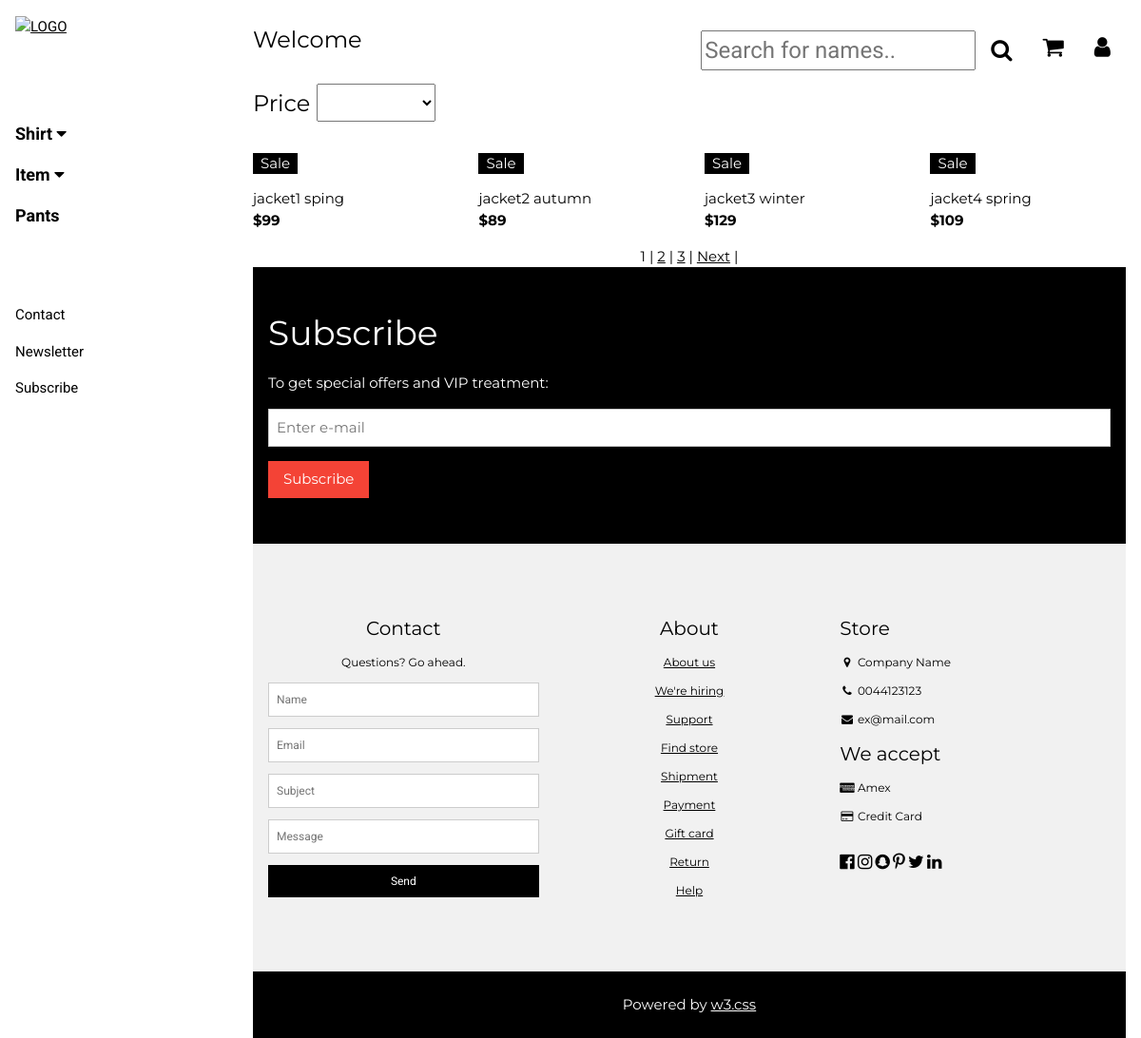
The app's page /jacket.php with its own data.
### tables this page shows
CREATE TABLE `sanpham` (
  `maSP` int(30) NOT NULL,
  `maloaiSP` int(11) NOT NULL,
  `thongtinSP` varchar(100) NOT NULL,
  `tenSP` varchar(30) NOT NULL,
  `giaSP` int(11) NOT NULL,
  `hinhanhSP` varchar(100) NOT NULL,
  `soluongtonkho` int(11) NOT NULL
);

### login.php (called while the page is built, shortened)
<?php
function isLogined()
{
    return isset($_SESSION['username']);
}
?>

### jacket.php (the view, shortened to what this page needs)
<!DOCTYPE html>
<?php
require('login.php');
?>
<html>
<link rel="stylesheet" href="SOURCE.css">
<link rel="stylesheet" href="https://cdnjs.cloudflare.com/ajax/libs/font-awesome/4.7.0/css/font-awesome.min.css">
<body class="w3-content" style="max-width:1200px" onload="reloadgiohang()">
  <nav class="w3-sidebar w3-bar-block w3-white w3-collapse w3-top" style="z-index:3;width:250px" id="mySidebar">
    <div class="w3-container w3-display-container w3-padding-16">
      <a href="index.php"><img src="Images/ANHNEN/logocheck.jpg" alt="LOGO" width="40%"></a>
    </div>
    <div class="w3-padding-64 w3-large w3-text-gray" style="font-weight:bold">
      <a onclick="myAccFunc()" href="javascript:void(0)" class="w3-button w3-block w3-white w3-left-align">
        Shirt <i class="fa fa-caret-down"></i>
      </a>
      <a onclick="myAccFunc1()" href="javascript:void(0)" class="w3-button w3-block w3-white w3-left-align">
        Item <i class="fa fa-caret-down"></i>
      </a>
      <a href="#" class="w3-bar-item w3-white w3-button ">Pants</a>
    </div>
    <a href="#footer" class="w3-bar-item w3-button w3-padding">Contact</a>
    <a href="javascript:void(0)" class="w3-bar-item w3-button w3-padding" onclick="document.getElementById('newsletter').style.display='block'">Newsletter</a>
    <a href="#footer" class="w3-bar-item w3-button w3-padding">Subscribe</a>
  </nav>
  <div class="w3-main" style="margin-left:250px">
    <header class="w3-container w3-xlarge">
      <p class="w3-left"><?= isLogined() ? 'Hi, ' . $_SESSION['username'] : 'Welcome' ?>
      <p class="w3-right ">
        <?php
        if (!isLogined()) {
        ?>
          <a href="javascript:void(0)" class="w3-bar-item w3-button  w3-right" onclick="w3_open()">
            <i onclick="document.getElementById('id01').style.display='block'" class="fa fa-user "></i>
          </a>
        <?php } else { ?>
          <a href="logout.php" class="w3-bar-item w3-button  w3-right" onclick="w3_open()">
            <i class="fa fa-sign-out "></i>
          </a>
        <?php
        }
        ?>
        <a href="javascript:void(0)" class="w3-bar-item w3-button  w3-right" onclick="w3_open()">
          <i onclick="document.getElementById('shoppingcart').style.display='block'" class="fa fa-shopping-cart "></i>
        </a>
      <form name="fromTim" method="GET" action="Search.php">
        <div class="w3-bar-item  bottom-bar">
          <div class="w3-modal-find w3-padding-32 w3-right">
            <div class="search" class="w3-container  ">
              <button class="w3-bar-item w3-button  w3-right fa fa-search" type="submit" name="timkiem"></button>
              <input type="text" name="tukhoa" placeholder="Search for names.." title="Type in a name" id="find" required>
            </div>
          </div>
        </div>
      </form>
      </p>
      <div class=" " style="padding-top: 64px;padding-bottom: 32px;">
        Price
        <select name="price" id="price2" style="width: 125px;height: 40px;" onchange="reload1()">
          <option value="***"></option>
          <option value="000-099">0-99 </option>
        </select>
      </div>
          <?php
          $con = createDBConnection();
          $sql = "SELECT * FROM khachhang WHERE userKH='" . $_SESSION['username'] . "'";
          $result = $con->query($sql);
          ?>
    </header>
    <?php
    $conn = createDbConnection();
    if (isset($_REQUEST['from'])) {
      $_SESSION['from'] = $_REQUEST['from'];
      $_SESSION['to'] = $_REQUEST['to'];
      if ($_SESSION['from'] == "***") {
        $result = mysqli_query($conn, 'select count(*) as total from sanpham where maloaisp = 2');
        $row = mysqli_fetch_assoc($result);
        $total_records = $row['total'];
        $current_page = isset($_GET['page']) ? $_GET['page'] : 1;
        $limit = 4;
        $total_page = ceil($total_records / $limit);
        if ($current_page > $total_page) {
          $current_page = $total_page;
        } else if ($current_page < 1) {
          $current_page = 1;
        }
        $start = ($current_page - 1) * $limit;
        $result = mysqli_query($conn, "SELECT * FROM sanpham  where maloaisp = 2 LIMIT $start, $limit");
      } else if ($_SESSION['from'] == 300) {
        $result = mysqli_query($conn, 'select count(*) as total from sanpham where maloaisp = 2 && giasp>=300');
        $row = mysqli_fetch_assoc($result);
        $total_records = $row['total'];
        $current_page = isset($_GET['page']) ? $_GET['page'] : 1;
        $limit = 4;
        $total_page = ceil($total_records / $limit);
        if ($current_page > $total_page) {
          $current_page = $total_page;
        } else if ($current_page < 1) {
          $current_page = 1;
        }
        $start = ($current_page - 1) * $limit;
        $result = mysqli_query($conn, "SELECT * FROM sanpham  where maloaisp = 2 && GIASP>=" .  $_SESSION['from'] . " LIMIT " . $start . "," . $limit);
      } else {
        $result = mysqli_query($conn, 'select count(*) as total from sanpham where maloaisp = 2 && giasp>=' .  $_SESSION['from'] . ' && GIASP<= ' . $_SESSION['to']);
        $row = mysqli_fetch_assoc($result);
        $total_records = $row['total'];
        $current_page = isset($_GET['page']) ? $_GET['page'] : 1;
        $limit = 4;
        $total_page = ceil($total_records / $limit);
        if ($current_page > $total_page) {
          $current_page = $total_page;
        } else if ($current_page < 1) {
          $current_page = 1;
        }
        $start = ($current_page - 1) * $limit;
        $result = mysqli_query($conn, "SELECT * FROM sanpham  where maloaisp = 2 && GIASP>=" .  $_SESSION['from'] . " && GIASP<= " . $_SESSION['to'] . " LIMIT " . $start . "," . $limit);
      }
    } else {
      $result = mysqli_query($conn, 'select count(*) as total from sanpham where maloaisp = 2');
      $row = mysqli_fetch_assoc($result);
      $total_records = $row['total'];
      $current_page = isset($_GET['page']) ? $_GET['page'] : 1;
      $limit = 4;
      $total_page = ceil($total_records / $limit);
      $start = ($current_page - 1) * $limit;
      $result = mysqli_query($conn, "SELECT * FROM sanpham  where maloaisp = 2 LIMIT $start, $limit");
    }
    ?>
    <div class="w3-row w3-whitescale" id="myTable">
      <?php
      if ($result) {
        while ($row = $result->fetch_assoc()) {
      ?>
          <div class="w3-col l3 s6">
            <div class="w3-container">
              <div class="w3-display-container">
                <span class="w3-tag w3-display-topleft">Sale</span>
              </div>
              <p><?= $row['tenSP'] ?> <br><b>$<?= $row['giaSP'] ?></b></p>
            </div>
          </div>
        <?php } ?>
        <div class="w3-bar w3-center ">
          <?php
          if (isset($_REQUEST['from'])) {
            if ($current_page > 1 && $total_page > 1) {
              echo '<a href="jacket.php?page=' . ($current_page - 1) . '&from=' . $_SESSION['from'] . '&to=' . $_SESSION['to']  . '">Prev</a> | ';
            }
            for ($i = 1; $i <= $total_page; $i++) {
              if ($i == $current_page) {
                echo '<span>' . $i . '</span> | ';
              } else {
                echo '<a href="jacket.php?page=' . $i . '&from=' . $_SESSION['from'] . '&to=' . $_SESSION['to'] . '">' . $i . '</a> | ';
              }
            }
            if ($current_page < $total_page && $total_page > 1) {
              echo '<a href="jacket.php?page=' . ($current_page + 1) . '&from=' . $_SESSION['from'] . '&to=' . $_SESSION['to'] . '">Next</a> | ';
            }
          } else {
            for ($i = 1; $i <= $total_page; $i++) {
              if ($i == $current_page) {
                echo '<span>' . $i . '</span> | ';
              } else {
                echo '<a href="jacket.php?page=' . $i . '">' . $i . '</a> | ';
              }
            }
            if ($current_page < $total_page && $total_page > 1) {
              echo '<a href="jacket.php?page=' . ($current_page + 1) . '">Next</a> | ';
            }
          }
          ?>
        </div>
      <?php } else {
        echo "
        <p style='padding-left: 15px'>Product was not found</p>";
      }
      ?>
    </div>
    <div class="w3-container">
      <div class="w3-container w3-black w3-padding-32">
        <h1>Subscribe</h1>
        <p>To get special offers and VIP treatment:</p>
        <p><input class="w3-input w3-border" type="text" placeholder="Enter e-mail" style="width:100%"></p>
        <button type="button" class="w3-button w3-red w3-margin-bottom">Subscribe</button>
      </div>
      <footer class="w3-padding-64 w3-light-grey w3-small w3-center" id="footer">
        <div class="w3-row-padding">
          <div class="w3-col s4">
            <h4>Contact</h4>
            <p>Questions? Go ahead.</p>
            <form action="/action_page.php" target="_blank">
              <p><input class="w3-input w3-border" type="text" placeholder="Name" name="Name" required></p>
              <p><input class="w3-input w3-border" type="text" placeholder="Email" name="Email" required></p>
              <p><input class="w3-input w3-border" type="text" placeholder="Subject" name="Subject" required></p>
              <p><input class="w3-input w3-border" type="text" placeholder="Message" name="Message" required></p>
              <button type="submit" class="w3-button w3-block w3-black">Send</button>
            </form>
          </div>
          <div class="w3-col s4">
            <h4>About</h4>
            <p><a href="#">About us</a></p>
            <p><a href="#">We're hiring</a></p>
            <p><a href="#">Support</a></p>
            <p><a href="#">Find store</a></p>
            <p><a href="#">Shipment</a></p>
            <p><a href="#">Payment</a></p>
            <p><a href="#">Gift card</a></p>
            <p><a href="#">Return</a></p>
            <p><a href="#">Help</a></p>
          </div>
          <div class="w3-col s4 w3-justify">
            <h4>Store</h4>
            <p><i class="fa fa-fw fa-map-marker"></i> Company Name</p>
            <p><i class="fa fa-fw fa-phone"></i> 0044123123</p>
            <p><i class="fa fa-fw fa-envelope"></i> ex@mail.com</p>
            <h4>We accept</h4>
            <p><i class="fa fa-fw fa-cc-amex"></i> Amex</p>
            <p><i class="fa fa-fw fa-credit-card"></i> Credit Card</p>
            <br>
            <i class="fa fa-facebook-official w3-hover-opacity w3-large"></i>
            <i class="fa fa-instagram w3-hover-opacity w3-large"></i>
            <i class="fa fa-snapchat w3-hover-opacity w3-large"></i>
            <i class="fa fa-pinterest-p w3-hover-opacity w3-large"></i>
            <i class="fa fa-twitter w3-hover-opacity w3-large"></i>
            <i class="fa fa-linkedin w3-hover-opacity w3-large"></i>
          </div>
        </div>
      </footer>
      <div class="w3-black w3-center w3-padding-24">Powered by <a href="https://www.w3schools.com/w3css/default.asp" title="W3.CSS" target="_blank" class="w3-hover-opacity">w3.css</a></div>
    </div>
</body>
</html>

### SOURCE.css (style rules this page uses)
html { box-sizing:border-box }
*,*:before,*:after { box-sizing:inherit }
html { -ms-text-size-adjust:100%;-webkit-text-size-adjust:100% }
body { margin:0 }
article,aside,details,figcaption,figure,footer,header,main,menu,nav,section { display:block }
a { background-color:transparent }
b,strong { font-weight:bolder }
img { border-style:none }
button,input,select,textarea,optgroup { font:inherit;margin:0 }
button,input { overflow:visible }
button,select { text-transform:none }
button,[type=button],[type=reset],[type=submit] { -webkit-appearance:button }
html,body { font-family:Verdana,sans-serif;font-size:15px;line-height:1.5 }
html { overflow-x:hidden }
h1 { font-size:36px }
h4 { font-size:20px }
h1,h2,h3,h4,h5,h6 { font-family:"Segoe UI",Arial,sans-serif;font-weight:400;margin:10px 0 }
img { vertical-align:middle }
a { color:inherit }
.w3-btn,.w3-button { border:none;display:inline-block;padding:8px 16px;vertical-align:middle;overflow:hidden;text-decoration:none;color:inherit;background-color:inherit;text-align:center;cursor:pointer;white-space:nowrap }
.w3-btn,.w3-button { -webkit-touch-callout:none;-webkit-user-select:none;-khtml-user-select:none;-moz-user-select:none;-ms-user-select:none;user-select:none }
.w3-badge,.w3-tag { background-color:#000;color:#fff;display:inline-block;padding-left:8px;padding-right:8px;text-align:center }
.w3-tooltip,.w3-display-container { position:relative }
.w3-input { padding:8px;display:block;border:none;border-bottom:1px solid #ccc;width:100% }
.w3-sidebar { height:100%;width:200px;background-color:#fff;position:fixed!important;z-index:1;overflow:auto }
.w3-main,#main { transition:margin-left .4s }
.w3-bar { width:100%;overflow:hidden }
.w3-bar-block .w3-bar-item { width:100%;display:block;padding:8px 16px;text-align:left;border:none;white-space:normal;float:none;outline:0 }
.w3-block { display:block;width:100% }
.w3-container:after,.w3-container:before,.w3-panel:after,.w3-panel:before,.w3-row:after,.w3-row:before,.w3-row-padding:after,.w3-row-padding:before, .w3-cell-row:before,.w3-cell-row:after,.w3-clear:after,.w3-clear:before,.w3-bar:before,.w3-bar:after { content:"";display:table;clear:both }
.w3-col,.w3-half,.w3-third,.w3-twothird,.w3-threequarter,.w3-quarter { float:left;width:100% }
.w3-col.s4 { width:33.33333% }
.w3-col.s6 { width:49.99999% }
@media (min-width:993px) { .w3-col.l3 { width:24.99999% } }
.w3-content,.w3-auto { margin-left:auto;margin-right:auto }
.w3-content { max-width:980px }
@media (min-width:993px) { .w3-sidebar.w3-collapse { display:block!important } }
.w3-top,.w3-bottom { position:fixed;width:100%;z-index:1 }
.w3-top { top:0 }
.w3-display-topleft { position:absolute;left:0;top:0 }
.w3-row-padding,.w3-row-padding>.w3-half,.w3-row-padding>.w3-third,.w3-row-padding>.w3-twothird,.w3-row-padding>.w3-threequarter,.w3-row-padding>.w3-quarter,.w3-row-padding>.w3-col { padding:0 8px }
.w3-container,.w3-panel { padding:0.01em 16px }
.w3-small { font-size:12px!important }
.w3-large { font-size:18px!important }
.w3-xlarge { font-size:24px!important }
.w3-left-align { text-align:left!important }
.w3-justify { text-align:justify!important }
.w3-center { text-align:center!important }
.w3-border { border:1px solid #ccc!important }
.w3-margin-bottom { margin-bottom:16px!important }
.w3-padding { padding:8px 16px!important }
.w3-padding-16 { padding-top:16px!important;padding-bottom:16px!important }
.w3-padding-24 { padding-top:24px!important;padding-bottom:24px!important }
.w3-padding-32 { padding-top:32px!important;padding-bottom:32px!important }
.w3-padding-64 { padding-top:64px!important;padding-bottom:64px!important }
.w3-left { float:left!important }
.w3-right { float:right!important }
.w3-red,.w3-hover-red:hover { color:#fff!important;background-color:#f44336!important }
.w3-white,.w3-hover-white:hover { color:#000!important;background-color:#fff!important }
.w3-black,.w3-hover-black:hover { color:#fff!important;background-color:#000!important }
.w3-light-grey,.w3-hover-light-grey:hover,.w3-light-gray,.w3-hover-light-gray:hover { color:#000!important;background-color:#f1f1f1!important }
.w3-text-grey,.w3-hover-text-grey:hover,.w3-text-gray,.w3-hover-text-gray:hover { color:#757575!important }

### jacket.php (style rules this page uses)
.w3-sidebar a, form { font-family: "Roboto", sans-serif }
body, h1, h2, h3, h4, h5, h6, .w3-wide { font-family: "Montserrat", sans-serif; }

### records on screen
sanpham: tenSP "jacket1 sping", giaSP "99"
sanpham: tenSP "jacket2 autumn", giaSP "89"
sanpham: tenSP "jacket3 winter", giaSP "129"
sanpham: tenSP "jacket4 spring", giaSP "109"
